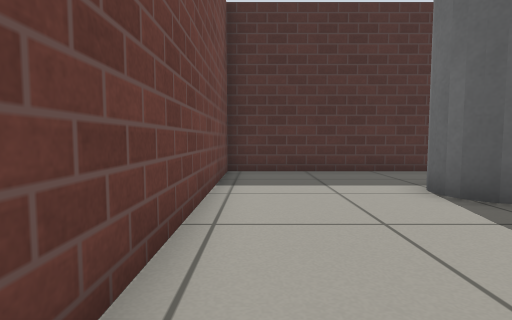
view 1 (above)

24 first-person views from a walk through a Gazebo world. The camera is 0.5 m above the floor, tilts 4° down and sees 80° across. The floor is counted in squares, 0.5 m on a side. Each view is taken from the middle of a square. On the plan, view 1 faces up. The plan holds only what a view shows up to about 12 squares ahead; the rest is blank. Gazebo's built-in surfaces are drawn with simple patterns.

view 2
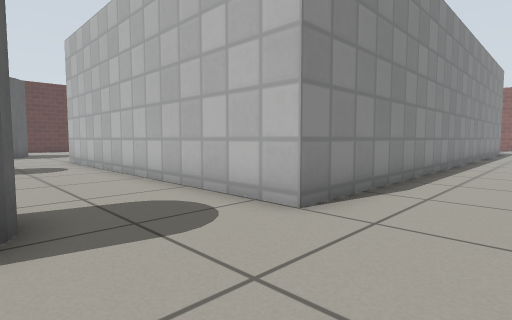

view 3
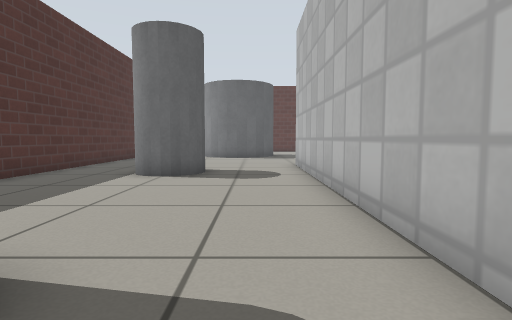

view 4
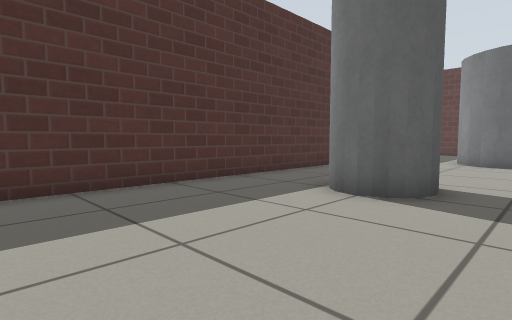

view 5
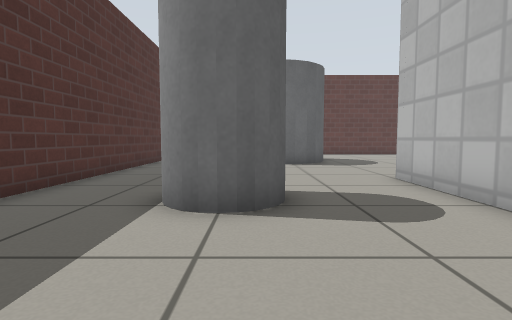

view 6
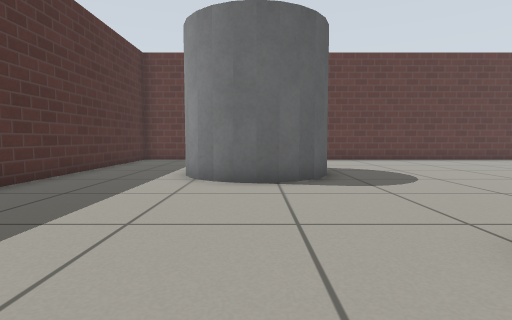

view 7
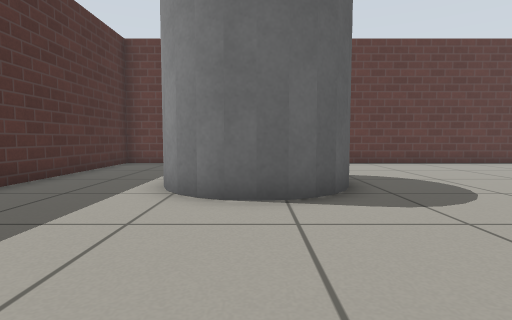

view 8
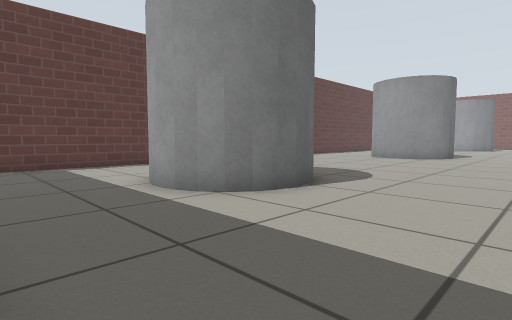

view 9
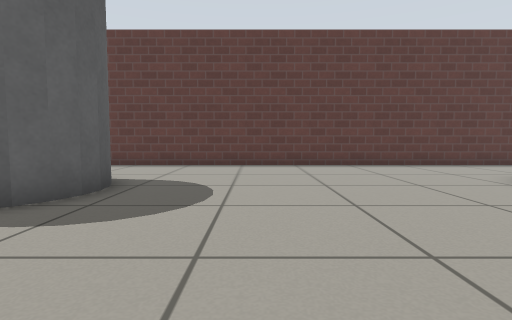

view 10
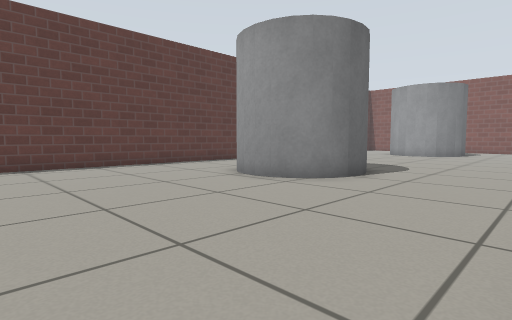

view 11
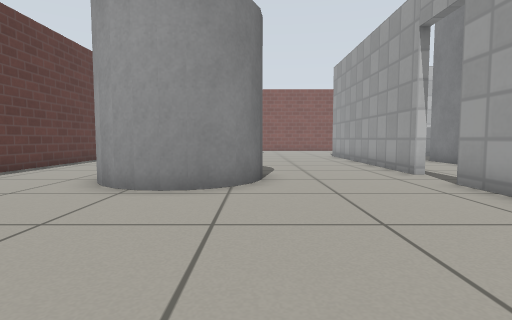

view 12
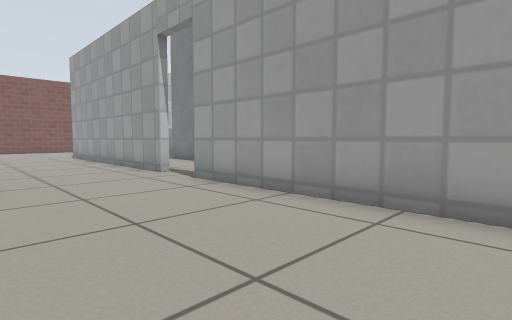

view 13
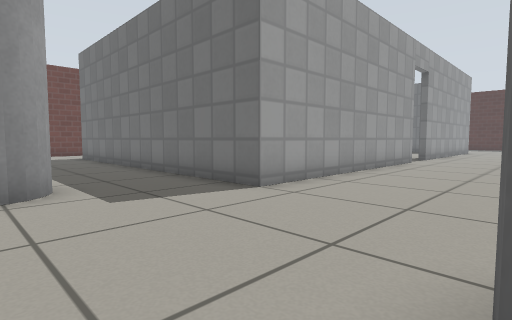

view 14
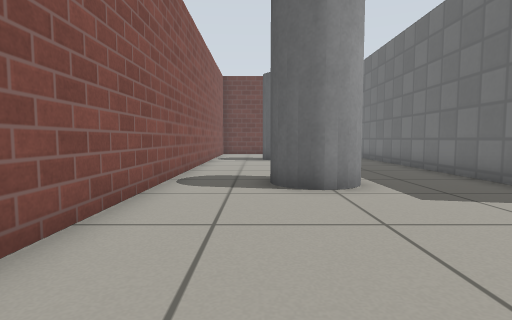

view 15
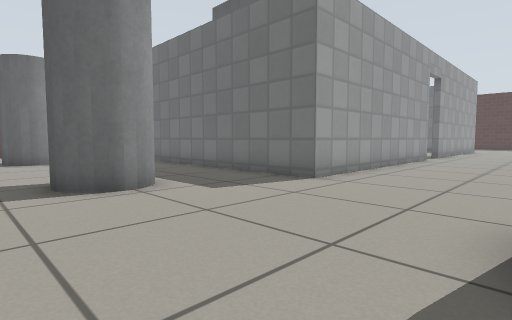

view 16
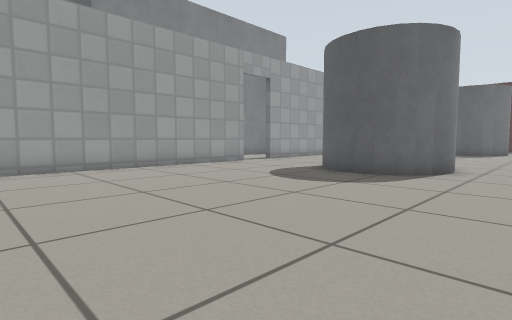

view 17
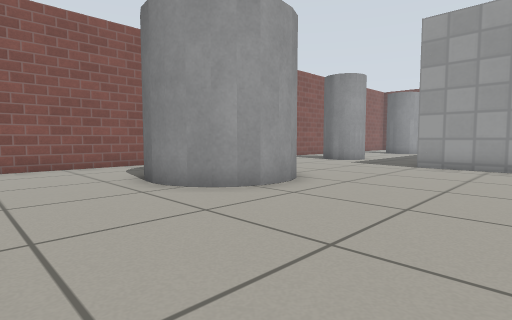

view 18
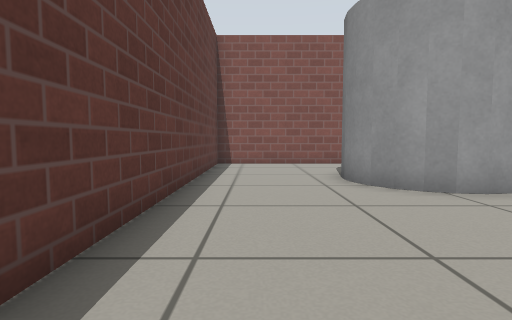

view 19
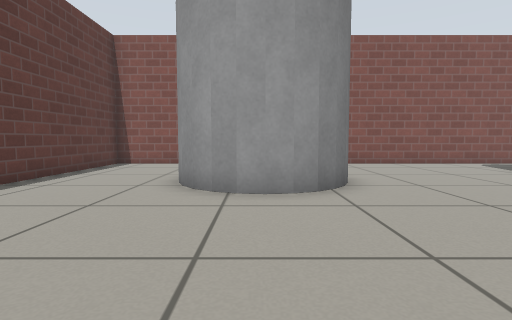

view 20
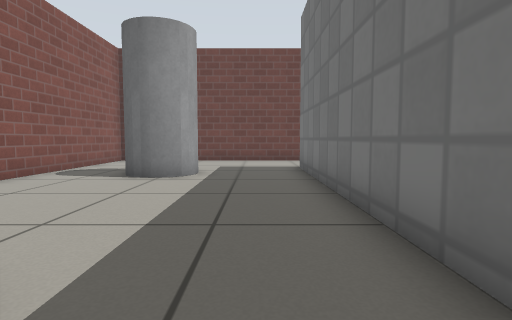

view 21
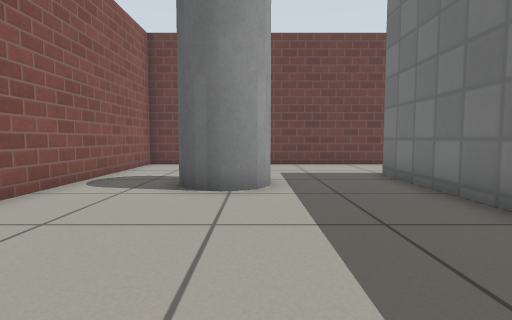

view 22
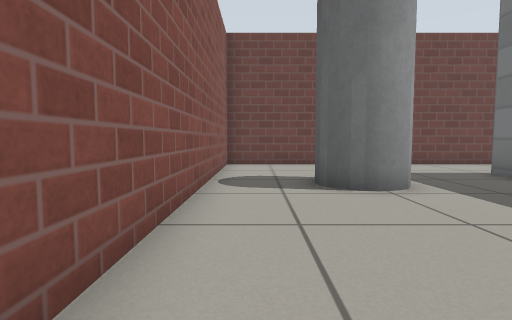

view 23
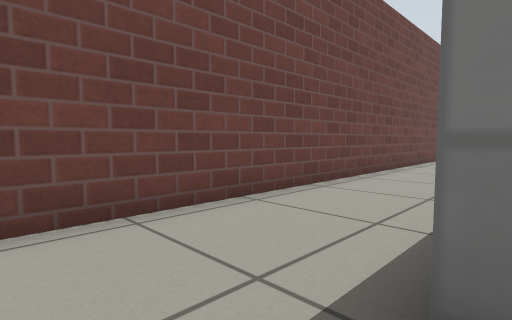

view 24
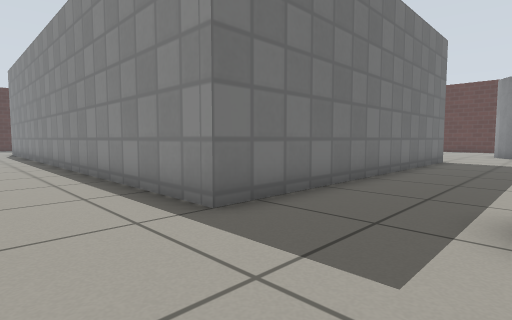

### Floor plan
Key: @ floor where view 1 was taken; # wall or solid block; . floor; D open door; C grey cylinder; B grey box.
Columns run from 1 left of view 1 to 27 right of it. Each row starts with its distance up from view 1.
 10 ############################
  9 #...........................
  8 #..... .....................#
  7 #..... .....................#
  6 #....CC.....CC ......CC.....#
  5 #....CC.....CC .....CC C....#
  4 #...................C     ..#
  3 #...................CC C....#
  2 #....................CC.....#
  1 #...############............#
  0  @..#          # ...........#
 -1  ...#          #............#
 -2   ..#          #............#
 -3   ..#          #............#
 -4   ..#          #............#
 -5   ..#          #............#
 -6   ..#          #............#
 -7 #...#          #.....CCC....#
 -8 #...#          DD...C  C....#
 -9 #...#          DD...C   C...#
-10 #...#         .#....CC C....#
-11 #...#        ..#......C.....#
-12 #...#        ..#............#
-13 #...#       B. #............#
-14 #...#          #...........
-15 #...#          #............
-16 #...#          #............#
-17 #...#          #............#
-18 #...############............#
-19 #...........................#
-20 #....................CCC....#
-21 #...................C  CC...#
-22 #....CC......CC.....C   C...#
-23 #....CC..... CC......   ....#
-24 #....................  .....#
-25 #.................... ......#
-26 ###################   #######

Where each view was taken, in squares from view 1:
view 1: 0 up, 0 right, facing up
view 2: 5 up, 0 right, facing down-right
view 3: 3 up, 3 right, facing right
view 4: 3 up, 6 right, facing up-right
view 5: 5 up, 7 right, facing right
view 6: 4 up, 12 right, facing right
view 7: 4 up, 14 right, facing right
view 8: 9 up, 15 right, facing down-right
view 9: 1 down, 15 right, facing right
view 10: 1 down, 15 right, facing down-right
view 11: 1 down, 19 right, facing down
view 12: 1 down, 19 right, facing down-left
view 13: 23 down, 19 right, facing up-left
view 14: 24 down, 19 right, facing left
view 15: 25 down, 19 right, facing up-left
view 16: 19 down, 25 right, facing up-left
view 17: 15 down, 26 right, facing down-left
view 18: 14 down, 25 right, facing down
view 19: 14 down, 21 right, facing down
view 20: 20 down, 13 right, facing left
view 21: 22 down, 11 right, facing left
view 22: 25 down, 11 right, facing left
view 23: 20 down, 3 right, facing up-left
view 24: 22 down, 0 right, facing up-right
